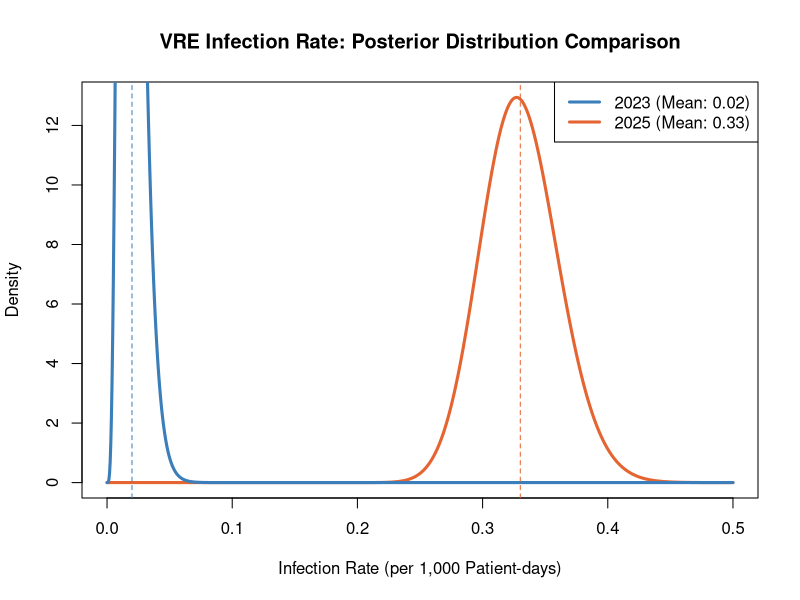

Recreate this plot in R.
# =========================================================================
# 베드로병원 VRE(Vancomycin-Resistant Enterococci) 감염 추세 분석
# 분석 모델: Poisson-Gamma Conjugate Model & Monte Carlo Simulation
# =========================================================================

# 1. 데이터 입력 (보정된 수치 사용)
# n: 총 재원일수 / 1000 (단위 노출량)
# y: 실제 발생 건수 (Rate * n)
n_2023 <- 261.2; y_2023 <- 5.2   # 2023년 데이터
n_2025 <- 344.8; y_2025 <- 113.8 # 2025년 데이터

# 2. 베이지안 사후분포 도출 (Conjugate Prior: Gamma Distribution)
# 무정보적 사전분포(Non-informative Prior) Gamma(0.001, 0.001) 가정
# Posterior ~ Gamma(alpha + y, beta + n)
alpha_prior <- 0.001
beta_prior <- 0.001

# 사후분포 파라미터 계산
post_shape_23 <- alpha_prior + y_2023
post_rate_23  <- beta_prior + n_2023

post_shape_25 <- alpha_prior + y_2025
post_rate_25  <- beta_prior + n_2025

# 3. 몬테카를로 시뮬레이션 (Monte Carlo Simulation)
# 사후분포에서 각각 100,000개의 샘플을 추출하여 비교
set.seed(42) # 재현성을 위한 시드 설정
samples_2023 <- rgamma(100000, shape = post_shape_23, rate = post_rate_23)
samples_2025 <- rgamma(100000, shape = post_shape_25, rate = post_rate_25)

# 2025년 발생률이 2023년보다 높을 확률 계산
prob_increase <- mean(samples_2025 > samples_2023)

# 4. 결과 시각화
x_range <- seq(0, 0.5, length.out = 1000)
dist_2023 <- dgamma(x_range, shape = post_shape_23, rate = post_rate_23)
dist_2025 <- dgamma(x_range, shape = post_shape_25, rate = post_rate_25)

plot(x_range, dist_2025, type = "l", col = "#E46432", lwd = 3,
     main = "VRE Infection Rate: Posterior Distribution Comparison",
     xlab = "Infection Rate (per 1,000 Patient-days)",
     ylab = "Density", xlim = c(0, 0.5))
lines(x_range, dist_2023, col = "#3B7EB9", lwd = 3)
abline(v = mean(samples_2023), col = "#3B7EB9", lty = 2)
abline(v = mean(samples_2025), col = "#E46432", lty = 2)
legend("topright", 
       legend = c(paste0("2023 (Mean: ", round(mean(samples_2023), 3), ")"),
                  paste0("2025 (Mean: ", round(mean(samples_2025), 3), ")")),
       col = c("#3B7EB9", "#E46432"), lwd = 3)

# 5. 수치 결과 출력
cat("--- 분석 결과 ---\n")
cat("2023년 95% 신용구간:", quantile(samples_2023, c(0.025, 0.975)), "\n")
cat("2025년 95% 신용구간:", quantile(samples_2025, c(0.025, 0.975)), "\n")
cat("2025년 발생률이 더 높을 사후 확률:", prob_increase * 100, "%\n")
